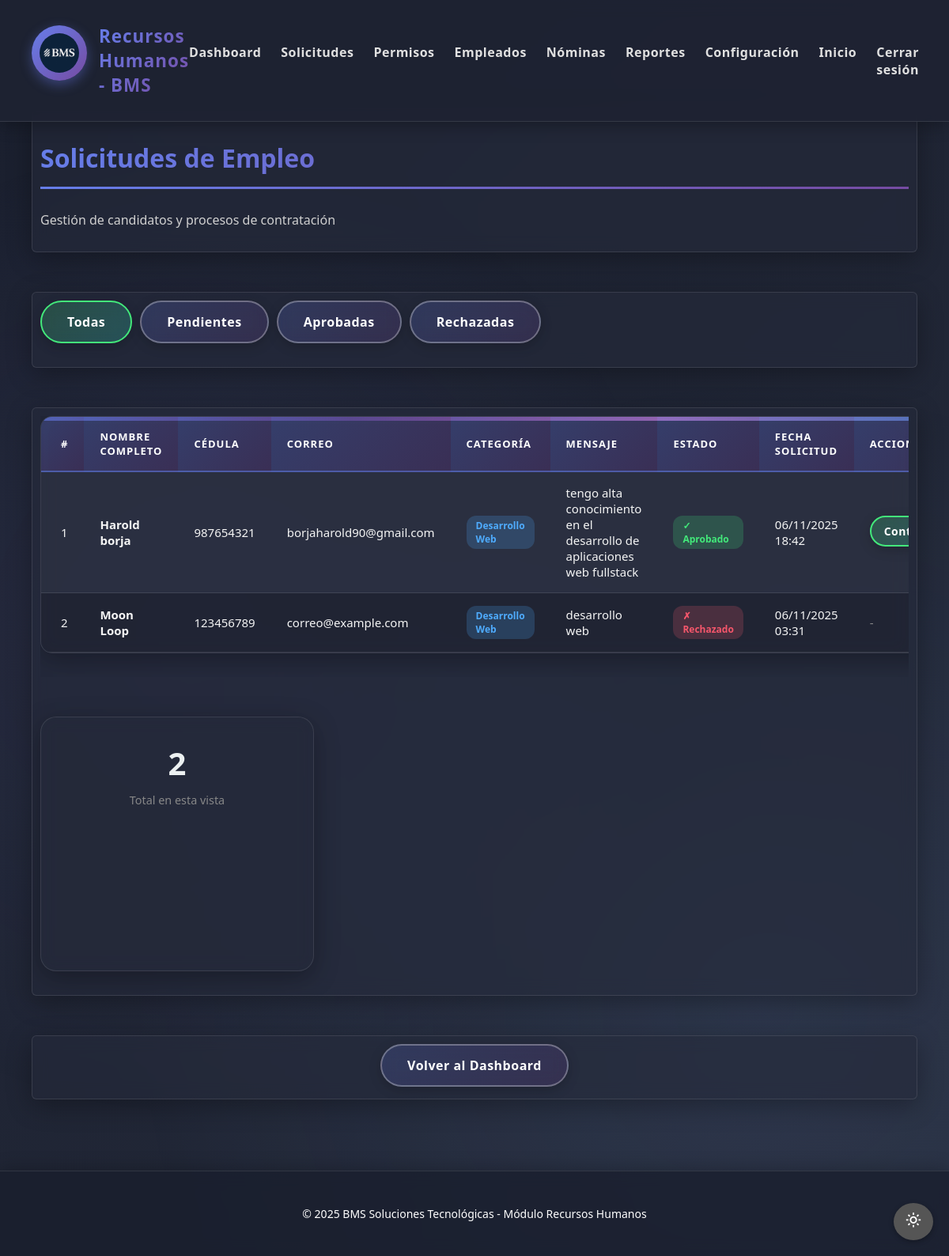
The page /rrhh/solicitudes/ (signed in) on the database as committed earlier.
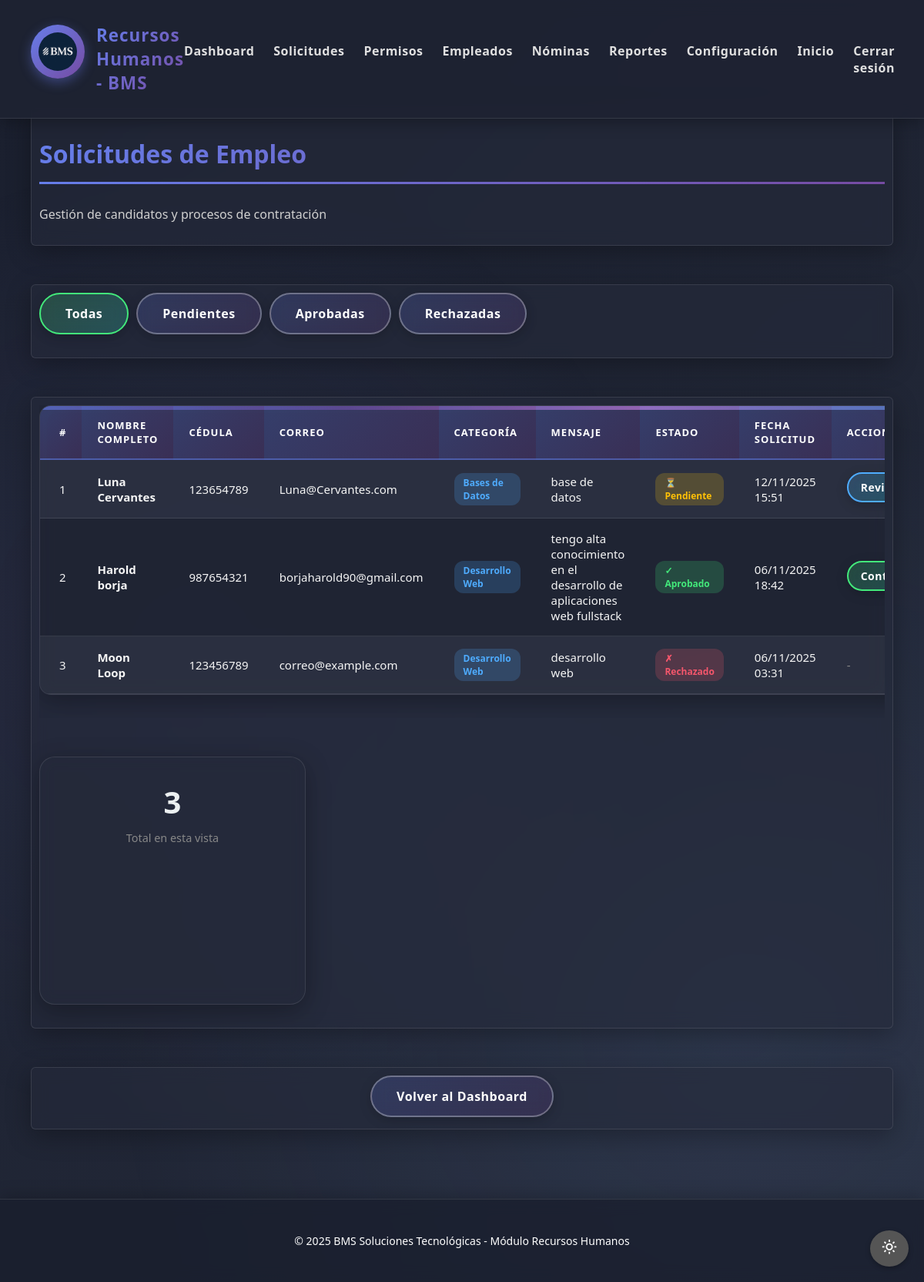
The same page on the database as committed later.
### core1/models.py (models this page shows, shortened)
class Solicitud(models.Model):
    id = models.AutoField(primary_key=True)
    persona = models.ForeignKey(Persona, on_delete=models.CASCADE, related_name="solicitudes")
    mensaje = models.TextField()
    fecha_creacion = models.DateTimeField(auto_now_add=True)
    estado = models.ForeignKey(Estado, on_delete=models.SET_NULL, null=True, blank=True)
    categoria = models.ForeignKey(Categoria, on_delete=models.SET_NULL, null=True, blank=True)

class Persona(models.Model):
    id = models.AutoField(primary_key=True)
    nombre = models.CharField(max_length=100)
    apellido = models.CharField(max_length=100)
    cedula = models.CharField(max_length=20)
    correo = models.EmailField()

class Categoria(models.Model):
    id = models.AutoField(primary_key=True)
    nombre = models.CharField(max_length=100, unique=True)
    descripcion = models.TextField(blank=True)
    salario_base = models.DecimalField(max_digits=10, decimal_places=2)

### core3/views.py (the view)
# urls.py: path('solicitudes/', views.lista_solicitudes, name='lista_solicitudes_rrhh'),
@login_required
@user_passes_test(es_rrhh)
def lista_solicitudes(request):
    filtro = request.GET.get('estado', 'todas')
    solicitudes = Solicitud.objects.all().select_related('persona', 'estado', 'categoria')
    if filtro == 'pendientes':
        solicitudes = solicitudes.filter(estado__nombre='Pendiente')
    elif filtro == 'aprobadas':
        solicitudes = solicitudes.filter(estado__nombre='Aprobado')
    elif filtro == 'rechazadas':
        solicitudes = solicitudes.filter(estado__nombre='Rechazado')
    solicitudes = solicitudes.order_by('-fecha_creacion')
    context = {
        'solicitudes': solicitudes,
        'filtro_actual': filtro,
    }
    return render(request, 'core3/solicitudes/lista.html', context)

### core3/views.py (called while the page is built)
def es_rrhh(user):
    return user.is_staff or user.is_superuser

### core3/templates/core3/solicitudes/lista.html (shortened to what this page needs)
{% extends 'core3/base_rrhh.html' %}
{% load static %}
{% block content %}
<main class="main-content">
    <section class="seccion">
        <h2>Solicitudes de Empleo</h2>
        <p>Gestión de candidatos y procesos de contratación</p>
    </section>
    <section class="seccion">
        <div class="filtros">
            <a href="{% url 'lista_solicitudes_rrhh' %}?estado=todas"
               class="button {% if filtro_actual == 'todas' %}green{% endif %}">
                Todas
            </a>
            <a href="{% url 'lista_solicitudes_rrhh' %}?estado=pendientes"
               class="button {% if filtro_actual == 'pendientes' %}blue{% endif %}">
                Pendientes
            </a>
            <a href="{% url 'lista_solicitudes_rrhh' %}?estado=aprobadas"
               class="button {% if filtro_actual == 'aprobadas' %}{% endif %}">
                Aprobadas
            </a>
            <a href="{% url 'lista_solicitudes_rrhh' %}?estado=rechazadas"
               class="button {% if filtro_actual == 'rechazadas' %}red{% endif %}">
                Rechazadas
            </a>
        </div>
    </section>
    <section class="seccion">
        {% if solicitudes %}
        <div style="overflow-x: auto;">
            <table class="table table--striped table--hover">
                <tbody>
                    <tr>
                        <th>#</th>
                        <th>Nombre Completo</th>
                        <th>Cédula</th>
                        <th>Correo</th>
                        <th>Categoría</th>
                        <th>Mensaje</th>
                        <th>Estado</th>
                        <th>Fecha Solicitud</th>
                        <th>Acciones</th>
                    </tr>
                    {% for solicitud in solicitudes %}
                    <tr>
                        <td>{{ forloop.counter }}</td>
                        <td><strong>{{ solicitud.persona.nombre }} {{ solicitud.persona.apellido }}</strong></td>
                        <td>{{ solicitud.persona.cedula }}</td>
                        <td>{{ solicitud.persona.correo }}</td>
                        <td>
                            {% if solicitud.categoria %}
                                <span class="badge badge-info">{{ solicitud.categoria.nombre }}</span>
                            {% else %}
                                <span class="badge badge-secondary">Sin categoría</span>
                            {% endif %}
                        </td>
                        <td>{{ solicitud.mensaje|truncatewords:10 }}</td>
                        <td>
                            {% if solicitud.estado.nombre == 'Pendiente' %}
                                <span class="badge badge-warning">⏳ Pendiente</span>
                            {% elif solicitud.estado.nombre == 'Aprobado' %}
                                <span class="badge badge-success">✓ Aprobado</span>
                            {% elif solicitud.estado.nombre == 'Rechazado' %}
                                <span class="badge badge-danger">✗ Rechazado</span>
                            {% else %}
                                <span class="badge badge-secondary">{{ solicitud.estado.nombre }}</span>
                            {% endif %}
                        </td>
                        <td>{{ solicitud.fecha_creacion|date:"d/m/Y H:i" }}</td>
                        <td>
                            {% if solicitud.estado.nombre == 'Pendiente' %}
                                <a href="{% url 'revisar_solicitud' solicitud.id %}"
                                   class="button blue" style="padding: 8px 16px; font-size: 14px;">
                                    Revisar
                                </a>
                            {% elif solicitud.estado.nombre == 'Aprobado' %}
                                <a href="{% url 'contratar_empleado' solicitud.id %}"
                                   class="button green" style="padding: 8px 16px; font-size: 14px;">
                                    Contratar
                                </a>
                            {% else %}
                                <span style="color: #888;">-</span>
                            {% endif %}
                        </td>
                    </tr>
                    {% endfor %}
                </tbody>
            </table>
        </div>
        <div class="cards-container" style="margin-top: 30px;">
            <div class="card stat-card">
                <div class="stat-number">{{ solicitudes|length }}</div>
                <div class="stat-label">Total en esta vista</div>
            </div>
        </div>
        {% else %}
        <div class="texto-centro">
            <p>No hay solicitudes con el filtro seleccionado.</p>
        </div>
        {% endif %}
    </section>
    <section class="seccion texto-centro">
        <a href="{% url 'dashboard_rrhh' %}" class="button">Volver al Dashboard</a>
    </section>
</main>
{% endblock %}

### core3/templates/core3/base_rrhh.html (shortened to what this page needs)
{% load static %}
<!DOCTYPE html>
<html lang="es">
<head>
    <link rel="stylesheet" href="{% static 'css/style.css' %}">
    <link rel="stylesheet" href="{% static 'css/form.css' %}">
    <link rel="stylesheet" href="{% static 'css/table.css' %}">
    <link rel="stylesheet" href="{% static 'css/cards.css' %}">
    <link rel="stylesheet" href="{% static 'css/button.css' %}">
    <link href='https://unpkg.com/boxicons@2.1.4/css/boxicons.min.css' rel='stylesheet'>
</head>
<body class="light-mode">
    <header class="header">
        <div class="header-content">
            <div class="header-logo">
                <img src="{% static 'img/Logo.jpg' %}" alt="Logo" class="logo">
                <h1>Recursos Humanos - BMS</h1>
            </div>
            <nav class="header-nav">
                <a href="{% url 'dashboard_rrhh' %}">Dashboard</a>
                <a href="{% url 'lista_solicitudes_rrhh' %}">Solicitudes</a>
                <a href="{% url 'lista_permisos_rrhh' %}">Permisos</a>
                <a href="{% url 'lista_empleados_rrhh' %}">Empleados</a>
                <a href="{% url 'lista_nominas_rrhh' %}">Nóminas</a>
                <a href="{% url 'reportes_rrhh' %}">Reportes</a>
                <a href="{% url 'configuracion_nomina' %}">Configuración</a>
                <a href="{% url 'index' %}">Inicio</a>
                {% if user.is_authenticated %}
                <a href="{% url 'logout' %}" class="logout-btn">Cerrar sesión</a>
                {% endif %}
            </nav>
        </div>
    </header>
    <main>
        {% block content %}
        {% endblock %}
    </main>
    <footer class="footer">
        <p>&copy; 2025 BMS Soluciones Tecnológicas - Módulo Recursos Humanos</p>
    </footer>
</body>
</html>

### Static/CSS/style.css (style rules this page uses)
:root { --primary-gradient: linear-gradient(135deg, #667eea 0%, #764ba2 100%); --secondary-gradient: linear-gradient(135deg, #f093fb 0%, #f5576c 100%); --success-gradient: linear-gradient(135deg, #43e97b 0%, #38f9d7 100%); --info-gradient: linear-gradient(135deg, #4facfe 0%, #00f2fe 100%); --dark-bg: #1a1f2e; --card-bg: #252b3b; --sidebar-bg: rgba(30, 35, 50, 0.95); }
html { scroll-behavior: smooth; }
html, body { height: 100%; margin: 0; overflow-x: hidden; }
body { background: linear-gradient(135deg, #1a1f2e 0%, #252b3b 100%); color: #ffffff; min-height: 100%; margin: 0; font-family: 'Segoe UI', Tahoma, Geneva, Verdana, sans-serif; position: relative; }
body::before { content: ''; position: fixed; top: 0; left: 0; width: 100%; height: 100%; background-image: radial-gradient(circle at 20% 50%, rgba(120, 119, 198, 0.1) 0%, transparent 50%), radial-gradient(circle at 80% 80%, rgba(138, 180, 248, 0.1) 0%, transparent 50%); pointer-events: none; z-index: 0; }
.main-content { flex: 1; display: block; font-family: 'Segoe UI', Tahoma, Geneva, Verdana, sans-serif; margin-left: 0; padding: 40px; width: 100%; box-sizing: border-box; position: relative; z-index: 1; animation: fadeInUp 0.8s ease-out; }
.logo { height: 60px; margin: 0 auto 20px; border-radius: 50%; padding: 10px; display: block; transition: transform 0.3s ease, box-shadow 0.3s ease; background: linear-gradient(135deg, #667eea 0%, #764ba2 100%); box-shadow: 0 5px 15px rgba(102, 126, 234, 0.4); }
.seccion { margin-bottom: 50px; background: rgba(37, 43, 59, 0.6); backdrop-filter: blur(10px); -webkit-backdrop-filter: blur(10px); padding: 40px; border-radius: 20px; box-shadow: 0 8px 32px rgba(0, 0, 0, 0.3); transition: all 0.3s ease; border: 1px solid rgba(255, 255, 255, 0.1); position: relative; overflow: hidden; }
.seccion::before { content: ''; position: absolute; top: -2px; left: -2px; right: -2px; bottom: -2px; background: linear-gradient(45deg, #667eea, #764ba2, #f093fb, #4facfe); border-radius: 20px; opacity: 0; transition: opacity 0.3s ease; z-index: -1; }
.seccion h2 { border-bottom: 3px solid transparent; border-image: linear-gradient(90deg, #667eea, #764ba2) 1; padding-bottom: 15px; margin-bottom: 25px; font-family: 'Segoe UI', Tahoma, Geneva, Verdana, sans-serif; font-size: 2rem; font-weight: 700; background: linear-gradient(135deg, #667eea 0%, #764ba2 100%); -webkit-background-clip: text; -webkit-text-fill-color: transparent; background-clip: text; }
.seccion p { line-height: 1.8; font-size: 16px; color: #d0d0d0; font-family: 'Segoe UI', Tahoma, Geneva, Verdana, sans-serif; }
.footer { text-align: center; padding: 30px; font-size: 14px; border-top: 1px solid rgba(255, 255, 255, 0.1); box-shadow: 0 -4px 20px rgba(0, 0, 0, 0.2); font-family: 'Segoe UI', Tahoma, Geneva, Verdana, sans-serif; background: rgba(26, 31, 46, 0.8); backdrop-filter: blur(10px); color: #ffffff; flex-shrink: 0; transition: all 0.3s ease; position: relative; z-index: 1; }
.texto-centro { text-align: center; }
.header { width: 100%; position: fixed; top: 0; left: 0; background: rgba(30, 35, 50, 0.9); backdrop-filter: blur(10px); -webkit-backdrop-filter: blur(10px); box-shadow: 0 4px 20px rgba(0, 0, 0, 0.3); border-bottom: 1px solid rgba(255, 255, 255, 0.1); z-index: 1000; animation: fadeInUp 0.8s ease-out; }
.header-content { display: flex; justify-content: space-between; align-items: center; padding: 15px 40px; max-width: 1200px; margin: 0 auto; }
.header-logo { display: flex; align-items: center; gap: 15px; }
.header-logo img { height: 50px; border-radius: 50%; transition: transform 0.3s ease; }
.header-logo h1 { font-size: 1.4rem; background: linear-gradient(135deg, #667eea 0%, #764ba2 100%); -webkit-background-clip: text; background-clip: text; -webkit-text-fill-color: transparent; letter-spacing: 1px; }
.header-nav { display: flex; gap: 25px; }
.header-nav a { color: #e0e0e0; text-decoration: none; font-weight: 600; letter-spacing: 0.5px; position: relative; transition: color 0.3s ease; }
.header-nav a::after { content: ''; position: absolute; left: 0; bottom: -5px; width: 0%; height: 2px; background: linear-gradient(90deg, #667eea, #764ba2); transition: width 0.3s ease; }
main { padding-top: 100px; }

Rows that differ between the two databases and show on the page:
added Solicitud: persona.nombre "Luna", persona.apellido "Cervantes", persona.cedula "123654789", persona.correo "Luna@Cervantes.com", categoria.nombre "Bases de Datos", mensaje "base de datos", shows "⏳ Pendiente", fecha_creacion "12/11/2025 15:51", shows "Revisar"
Other text that changed with them:
{{ solicitudes|length }}: "2" → "3"
